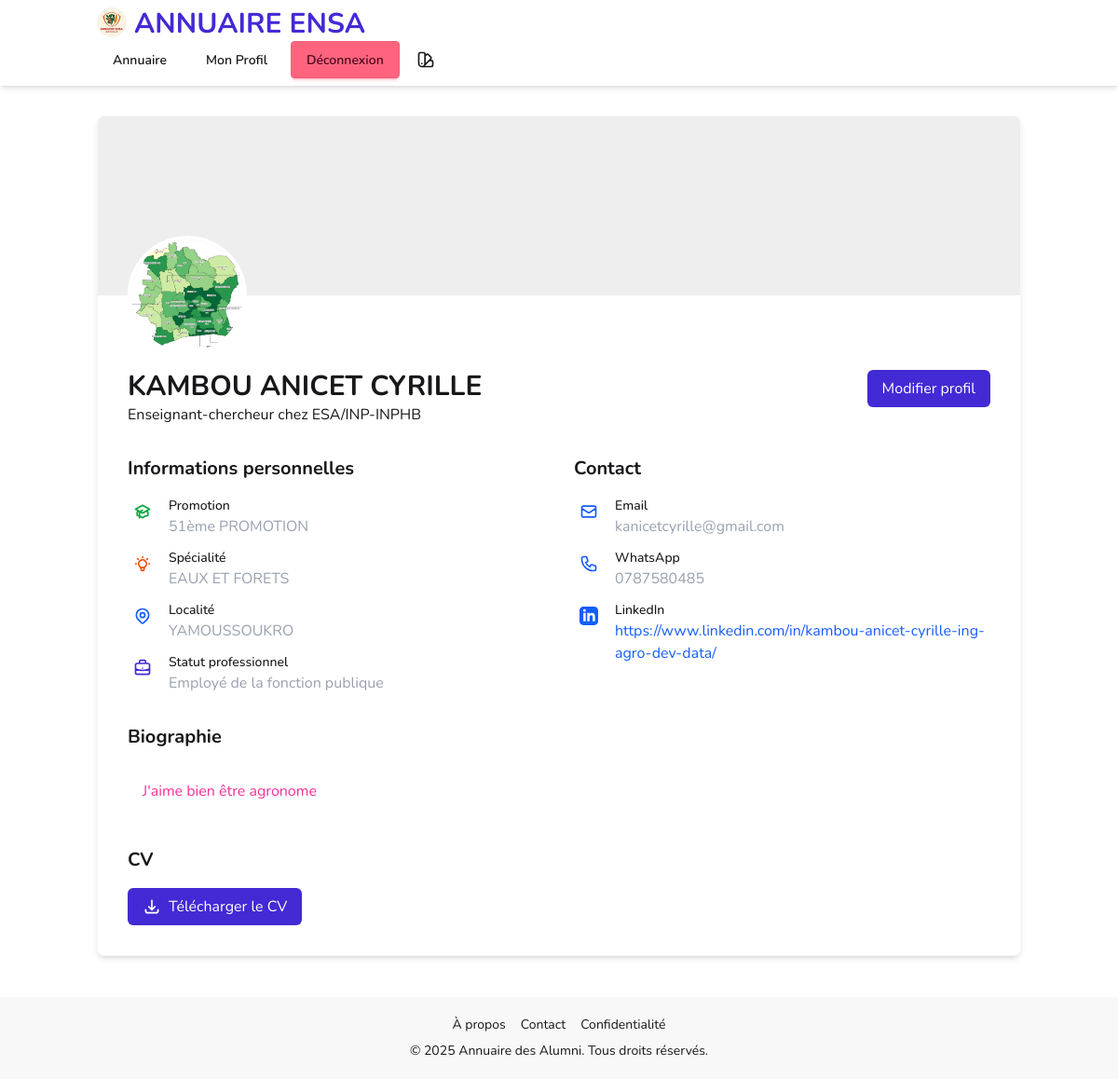
/profile/ (signed in), run on the app's committed database.
### models.py (models this page shows, shortened)
class UserProfile(db.Model):
    __tablename__ = 'user_profiles'
    id = Column(Integer, primary_key=True, autoincrement=True)
    user_id = Column(Integer, db.ForeignKey('users.id'), nullable=False)
    created_at = Column(DateTime, default=datetime.utcnow)
    updated_at = Column(DateTime, default=datetime.utcnow, onupdate=datetime.utcnow)
    nom_prenoms = Column(String(100), nullable=False)
    promotion = Column(SQLEnum(PromotionEnum), nullable=True)
    specialite = Column(SQLEnum(SpecialiteEnum), nullable=True)
    structure = Column(String(255), nullable=True)  # Employeur
    fonction = Column(String(100), nullable=True)
    localite_residence = Column(String(100), nullable=True)
    numero_whatsapp = Column(String(20), nullable=True)
    autres_numeros = Column(String(100), nullable=True)
    email = Column(String(255), nullable=False)
    compte_linkedin = Column(String(255), nullable=True)
    biographie = Column(Text, nullable=True)
    photo_filename = Column(String(255), nullable=True)
    cv_filename = Column(String(255), nullable=True)
    statut_professionnel = Column(SQLEnum(StatutProfessionnelEnum), nullable=True)
    is_mentor_available = Column(Boolean, nullable=True, default=False)
    user = db.relationship('User', backref=db.backref('profile', uselist=False))
    __table_args__ = (
        db.CheckConstraint("LENGTH(numero_whatsapp) >= 10", name="check_whatsapp_length"),
    )

### routes/profile.py (the view)
@profile_bp.route('/')
@login_required
def view_profile():
    user_profile = UserProfile.query.filter_by(user_id=current_user.id).first()
    if not user_profile:
        return redirect(url_for('profile.edit_profile'))
    return render_template('profile/view.html', profile=user_profile)

### models.py (called while the page is built)
@login_manager.user_loader
def load_user(user_id):
    return User.query.get(int(user_id))

    @property
    def is_authenticated(self):
        return True

    @property
    def is_admin(self):
        return self.role == RoleEnum.ADMIN

### templates/profile/view.html (shortened to what this page needs)
{% extends 'base.html' %}
{% block content %}
<div class=" rounded-lg shadow-md overflow-hidden border border-base-200">
    <div class="relative h-48 bg-base-300">
        <div class="absolute -bottom-16 left-8">
            {% if profile.photo_filename %}
                <img src="{{ url_for('static', filename='uploads/photos/' + profile.photo_filename) }}"
                     alt="{{ profile.nom_prenoms }}"
                     class="w-32 h-32 rounded-full border-4 border-white object-cover">
            {% else %}
                <div class="w-32 h-32 rounded-full border-4 border-white bg-gray-300 flex items-center justify-center">
                    <span class="text-3xl text-gray-600">{{ profile.nom_prenoms[:1] }}</span>
                </div>
            {% endif %}
        </div>
    </div>
    <div class="mt-20 px-8 pb-8">
        <div class="flex justify-between items-start">
            <div>
                <h1 class="text-3xl font-bold ">{{ profile.nom_prenoms }}</h1>
                <p class="">
                    {% if profile.fonction %}{{ profile.fonction }}{% endif %}
                    {% if profile.fonction and profile.structure %} chez {% endif %}
                    {% if profile.structure %}{{ profile.structure }}{% endif %}
                </p>
            </div>
            {% if current_user.id == profile.user_id %}
                <a href="{{ url_for('profile.edit_profile') }}" class="bg-primary hover:bg-blue-700 text-white px-4 py-2 rounded-md">
                    Modifier profil
                </a>
            {% endif %}
        </div>
        <div class="grid grid-cols-1 md:grid-cols-2 gap-8 mt-8">
            <div>
                <h2 class="text-xl font-bold mb-4">Informations personnelles</h2>
                <div class="space-y-3">
                    {% if profile.promotion %}
                        <div class="flex items-start">
                            <div class="w-8 h-8 flex-shrink-0 flex items-center justify-center text-green-600">
                            </div>
                            <div class="ml-3">
                                <p class="text-sm font-medium ">Promotion</p>
                                <p class="text-gray-400">{{ profile.promotion.value }}</p>
                            </div>
                        </div>
                    {% endif %}
                    {% if profile.specialite %}
                        <div class="flex items-start">
                            <div class="w-8 h-8 flex-shrink-0 flex items-center justify-center text-orange-600">
                            </div>
                            <div class="ml-3">
                                <p class="text-sm font-medium">Spécialité</p>
                                <p class="text-gray-400">{{ profile.specialite.value }}</p>
                            </div>
                        </div>
                    {% endif %}
                    {% if profile.localite_residence %}
                        <div class="flex items-start">
                            <div class="w-8 h-8 flex-shrink-0 flex items-center justify-center text-blue-600">
                            </div>
                            <div class="ml-3">
                                <p class="text-sm font-medium ">Localité</p>
                                <p class="text-gray-400">{{ profile.localite_residence }}</p>
                            </div>
                        </div>
                    {% endif %}
                    {% if profile.statut_professionnel %}
                        <div class="flex items-start">
                            <div class="w-8 h-8 flex-shrink-0 flex items-center justify-center text-primary">
                            </div>
                            <div class="ml-3">
                                <p class="text-sm font-medium">Statut professionnel</p>
                                <p class="text-gray-400">{{ profile.statut_professionnel.value }}</p>
                            </div>
                        </div>
                    {% endif %}
                </div>
            </div>
            <div>
                <h2 class="text-xl font-bold  mb-4">Contact</h2>
                <div class="space-y-3">
                    <div class="flex items-start">
                        <div class="w-8 h-8 flex-shrink-0 flex items-center justify-center text-blue-600">
                            <svg xmlns="http://www.w3.org/2000/svg" class="h-5 w-5" fill="none" viewBox="0 0 24 24" stroke="currentColor">
                                <path stroke-linecap="round" stroke-linejoin="round" stroke-width="2" d="M3 8l7.89 5.26a2 2 0 002.22 0L21 8M5 19h14a2 2 0 002-2V7a2 2 0 00-2-2H5a2 2 0 00-2 2v10a2 2 0 002 2z" />
                            </svg>
                        </div>
                        <div class="ml-3">
                            <p class="text-sm font-medium ">Email</p>
                            <p class="text-gray-400">{{ profile.email }}</p>
                        </div>
                    </div>
                    {% if profile.numero_whatsapp %}
                        <div class="flex items-start">
                            <div class="w-8 h-8 flex-shrink-0 flex items-center justify-center text-blue-600">
                            </div>
                            <div class="ml-3">
                                <p class="text-sm font-medium ">WhatsApp</p>
                                <p class="text-gray-400">{{ profile.numero_whatsapp }}</p>
                            </div>
                        </div>
                    {% endif %}
                    {% if profile.compte_linkedin %}
                        <div class="flex items-start">
                            <div class="w-8 h-8 flex-shrink-0 flex items-center justify-center text-blue-600">
                            </div>
                            <div class="ml-3">
                                <p class="text-sm font-medium ">LinkedIn</p>
                                <a href="{{ profile.compte_linkedin }}" target="_blank" class="text-blue-600 hover:underline">{{ profile.compte_linkedin }}</a>
                            </div>
                        </div>
                    {% endif %}
                </div>
            </div>
        </div>
        {% if profile.biographie %}
            <div class="mt-8">
                <h2 class="text-xl font-bold  mb-4">Biographie</h2>
                <div class=" p-4 rounded-lg">
                    <p class=" whitespace-pre-line text-secondary">{{ profile.biographie }}</p>
                </div>
            </div>
        {% endif %}
        {% if profile.cv_filename %}
            <div class="mt-8">
                <h2 class="text-xl font-bold mb-4">CV</h2>
                <a href="{{ url_for('profile.download_cv', filename=profile.cv_filename) }}"
                   class="inline-flex items-center px-4 py-2 bg-primary text-white rounded-md hover:bg-blue-700">
                    <svg xmlns="http://www.w3.org/2000/svg" class="h-5 w-5 mr-2" fill="none" viewBox="0 0 24 24" stroke="currentColor">
                        <path stroke-linecap="round" stroke-linejoin="round" stroke-width="2" d="M4 16v1a3 3 0 003 3h10a3 3 0 003-3v-1m-4-4l-4 4m0 0l-4-4m4 4V4" />
                    </svg>
                    Télécharger le CV
                </a>
            </div>
        {% endif %}
    </div>
</div>
{% endblock %}

### templates/base.html (shortened to what this page needs)
<!DOCTYPE html>
<html lang="fr" data-theme="light">
<head>
    <link href="https://cdn.jsdelivr.net/npm/daisyui@5" rel="stylesheet" type="text/css" />
    <script src="https://cdn.jsdelivr.net/npm/@tailwindcss/browser@4"></script>
    <link href="https://cdn.jsdelivr.net/npm/daisyui@5/themes.css" rel="stylesheet" type="text/css" />
</head>
<body class="min-h-screen">
    <div class="navbar shadow-md sticky top-0 z-50 bg-base-100">
        <div class="container mx-auto px-4">
            <div class="flex-1 flex">
                <img src="{{ url_for('static', filename='/assets/images/logo.png') }}" alt="Logo" class="w-8 h-8 mr-2 rounded-full">
                <a href="{{ url_for('index.index') }}" class="text-3xl font-bold text-primary">
                    ANNUAIRE ENSA</a>
            </div>
            <div class="flex gap-2">
                <div class="flex items-center space-x-2">
                    {% if current_user.is_authenticated %}
                        <a href="{{ url_for('annuaire.index') }}" class="btn btn-ghost">Annuaire</a>
                        <a href="{{ url_for('profile.view_profile') }}" class="btn btn-ghost">Mon Profil</a>
                        <a href="{{ url_for('auth.logout') }}" class="btn btn-error">Déconnexion</a>
                    {% else %}
                        <a href="{{ url_for('auth.login') }}" class="btn btn-primary">Connexion</a>
                    {% endif %}
                </div>
                <div class="dropdown dropdown-end">
                    <div tabindex="0" role="button" class="btn btn-ghost btn-circle">
                    </div>
                </div>
            </div>
        </div>
    </div>
    <main class="container mx-auto px-4 py-8 mb-25">
        {% block content %}{% endblock %}
    </main>
    <footer class="footer footer-center p-5 bg-base-200 text-base-content mt-12" style="position:fixed; bottom:0">
        <div class="container mx-auto">
            <div class="grid grid-flow-col gap-4">
                <a href="#" class="link link-hover">À propos</a>
                <a href="#" class="link link-hover">Contact</a>
                <a href="#" class="link link-hover">Confidentialité</a>
            </div>
            <div>
                <p>&copy; {{ now.year }} Annuaire des Alumni. Tous droits réservés.</p>
            </div>
        </div>
    </footer>
</body>
</html>

### templates/base.html (style rules this page uses)
body { font-family: 'Nunito', sans-serif; }
h1, h2 { font-family: 'Nunito', serif; }

### data on the page
UserProfile: photo_filename (picture), nom_prenoms "KAMBOU ANICET CYRILLE", fonction "Enseignant-chercheur", structure "ESA/INP-INPHB", promotion.value "51ème PROMOTION", specialite.value "EAUX ET FORETS", localite_residence "YAMOUSSOUKRO", statut_professionnel.value "Employé de la fonction publique", email "kanicetcyrille@gmail.com", numero_whatsapp "0787580485", compte_linkedin "https://www.linkedin.com/in/kambou-anicet-cyrille-ing-agro-dev-data/", biographie "J'aime bien être agronome"
